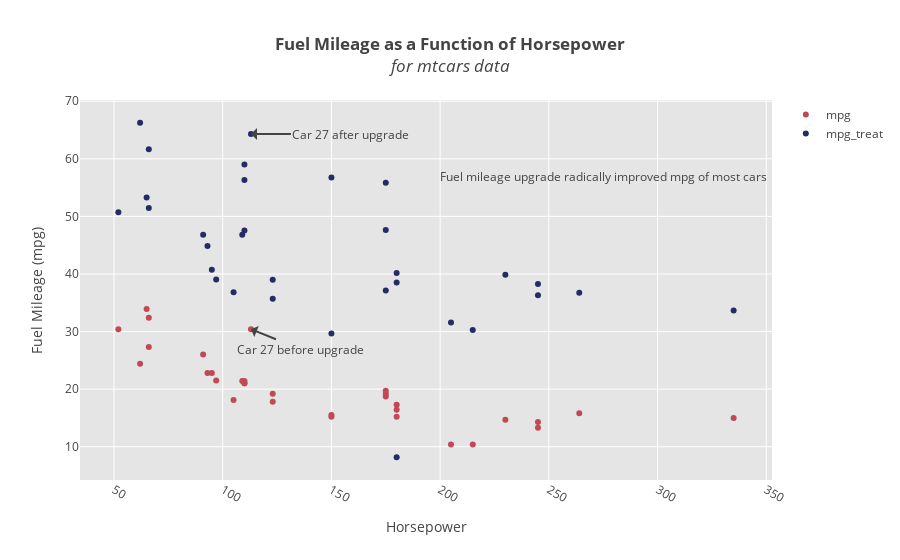

Here is the notebook cell this chart was saved with:
### Code cell
# build graph args 
args['in_data'] = in_data
args['names'] = names
args['colors'] = colors
args['title'] = '<b>Fuel Mileage as a Function of Horsepower</b><br><i>for mtcars data</i>'
args['xlab'] = 'Horsepower'
args['ylab'] = 'Fuel Mileage (mpg)'
text = 'Fuel mileage upgrade radically improved mpg of most cars'
c1 = {'text':'Car 27 before upgrade', 'x':113, 'y':30.4, 'showarrow':True, 'ax':50, 'ay':20}
c2 = {'text':'Car 27 after upgrade', 'x':113, 'y':64.30, 'showarrow':True, 'ax':100, 'ay':0}
args['annotations'] = [{'text':text, 'x':275, 'y':57, 'showarrow':False}, c1, c2]

# display plot
fig = scatterplot.create_graph(**args)

### Figure 1 — Plotly figure (JSON) as saved in the notebook; plotly's stock layout.template omitted (floating-point values rounded to 4 significant figures)
{"data": [{"marker": {"color": ["#C14953", "#C14953", "#C14953", "#C14953", "#C14953", "#C14953", "#C14953", "#C14953", "#C14953", "#C14953", "#C14953", "#C14953", "#C14953", "#C14953", "#C14953", "#C14953", "#C14953", "#C14953", "#C14953", "#C14953", "#C14953", "#C14953", "#C14953", "#C14953", "#C14953", "#C14953", "#C14953", "#C14953", "#C14953", "#C14953", "#C14953", "#C14953"]}, "mode": "markers", "name": "mpg", "text": ["Car ID 0<br># Cylinders: 6.0<br># Carbs: 4.0<br># Gears: 4.0<br>Weight: 2.62", "Car ID 1<br># Cylinders: 6.0<br># Carbs: 4.0<br># Gears: 4.0<br>Weight: 2.875", "Car ID 2<br># Cylinders: 4.0<br># Carbs: 1.0<br># Gears: 4.0<br>Weight: 2.32", "Car ID 3<br># Cylinders: 6.0<br># Carbs: 1.0<br># Gears: 3.0<br>Weight: 3.215", "Car ID 4<br># Cylinders: 8.0<br># Carbs: 2.0<br># Gears: 3.0<br>Weight: 3.44", "Car ID 5<br># Cylinders: 6.0<br># Carbs: 1.0<br># Gears: 3.0<br>Weight: 3.46", "Car ID 6<br># Cylinders: 8.0<br># Carbs: 4.0<br># Gears: 3.0<br>Weight: 3.57", "Car ID 7<br># Cylinders: 4.0<br># Carbs: 2.0<br># Gears: 4.0<br>Weight: 3.19", "Car ID 8<br># Cylinders: 4.0<br># Carbs: 2.0<br># Gears: 4.0<br>Weight: 3.15", "Car ID 9<br># Cylinders: 6.0<br># Carbs: 4.0<br># Gears: 4.0<br>Weight: 3.44", "Car ID 10<br># Cylinders: 6.0<br># Carbs: 4.0<br># Gears: 4.0<br>Weight: 3.44", "Car ID 11<br># Cylinders: 8.0<br># Carbs: 3.0<br># Gears: 3.0<br>Weight: 4.07", "Car ID 12<br># Cylinders: 8.0<br># Carbs: 3.0<br># Gears: 3.0<br>Weight: 3.73", "Car ID 13<br># Cylinders: 8.0<br># Carbs: 3.0<br># Gears: 3.0<br>Weight: 3.78", "Car ID 14<br># Cylinders: 8.0<br># Carbs: 4.0<br># Gears: 3.0<br>Weight: 5.25", "Car ID 15<br># Cylinders: 8.0<br># Carbs: 4.0<br># Gears: 3.0<br>Weight: 5.4239999999999995", "Car ID 16<br># Cylinders: 8.0<br># Carbs: 4.0<br># Gears: 3.0<br>Weight: 5.345", "Car ID 17<br># Cylinders: 4.0<br># Carbs: 1.0<br># Gears: 4.0<br>Weight: 2.2", "Car ID 18<br># Cylinders: 4.0<br># Carbs: 2.0<br># Gears: 4.0<br>Weight: 1.615", "Car ID 19<br># Cylinders: 4.0<br># Carbs: 1.0<br># Gears: 4.0<br>Weight: 1.835", "Car ID 20<br># Cylinders: 4.0<br># Carbs: 1.0<br># Gears: 3.0<br>Weight: 2.465", "Car ID 21<br># Cylinders: 8.0<br># Carbs: 2.0<br># Gears: 3.0<br>Weight: 3.52", "Car ID 22<br># Cylinders: 8.0<br># Carbs: 2.0<br># Gears: 3.0<br>Weight: 3.435", "Car ID 23<br># Cylinders: 8.0<br># Carbs: 4.0<br># Gears: 3.0<br>Weight: 3.84", "Car ID 24<br># Cylinders: 8.0<br># Carbs: 2.0<br># Gears: 3.0<br>Weight: 3.845", "Car ID 25<br># Cylinders: 4.0<br># Carbs: 1.0<br># Gears: 4.0<br>Weight: 1.935", "Car ID 26<br># Cylinders: 4.0<br># Carbs: 2.0<br># Gears: 5.0<br>Weight: 2.14", "Car ID 27<br># Cylinders: 4.0<br># Carbs: 2.0<br># Gears: 5.0<br>Weight: 1.5130000000000001", "Car ID 28<br># Cylinders: 8.0<br># Carbs: 4.0<br># Gears: 5.0<br>Weight: 3.17", "Car ID 29<br># Cylinders: 6.0<br># Carbs: 6.0<br># Gears: 5.0<br>Weight: 2.77", "Car ID 30<br># Cylinders: 8.0<br># Carbs: 8.0<br># Gears: 5.0<br>Weight: 3.57", "Car ID 31<br># Cylinders: 4.0<br># Carbs: 2.0<br># Gears: 4.0<br>Weight: 2.78"], "type": "scatter", "uid": "62dd3f43-3925-4da1-a219-2d55fe7ff55c", "x": [110, 110, 93, 110, 175, 105, 245, 62, 95, 123, 123, 180, 180, 180, 205, 215, 230, 66, 52, 65, 97, 150, 150, 245, 175, 66, 91, 113, 264, 175, 335, 109], "y": [21, 21, 22.8, 21.4, 18.7, 18.1, 14.3, 24.4, 22.8, 19.2, 17.8, 16.4, 17.3, 15.2, 10.4, 10.4, 14.7, 32.4, 30.4, 33.9, 21.5, 15.5, 15.2, 13.3, 19.2, 27.3, 26, 30.4, 15.8, 19.7, 15, 21.4]}, {"marker": {"color": ["#232C65", "#232C65", "#232C65", "#232C65", "#232C65", "#232C65", "#232C65", "#232C65", "#232C65", "#232C65", "#232C65", "#232C65", "#232C65", "#232C65", "#232C65", "#232C65", "#232C65", "#232C65", "#232C65", "#232C65", "#232C65", "#232C65", "#232C65", "#232C65", "#232C65", "#232C65", "#232C65", "#232C65", "#232C65", "#232C65", "#232C65", "#232C65"]}, "mode": "markers", "name": "mpg_treat", "text": ["Car ID 0<br># Cylinders: 6.0<br># Carbs: 4.0<br># Gears: 4.0<br>Weight: 2.62", "Car ID 1<br># Cylinders: 6.0<br># Carbs: 4.0<br># Gears: 4.0<br>Weight: 2.875", "Car ID 2<br># Cylinders: 4.0<br># Carbs: 1.0<br># Gears: 4.0<br>Weight: 2.32", "Car ID 3<br># Cylinders: 6.0<br># Carbs: 1.0<br># Gears: 3.0<br>Weight: 3.215", "Car ID 4<br># Cylinders: 8.0<br># Carbs: 2.0<br># Gears: 3.0<br>Weight: 3.44", "Car ID 5<br># Cylinders: 6.0<br># Carbs: 1.0<br># Gears: 3.0<br>Weight: 3.46", "Car ID 6<br># Cylinders: 8.0<br># Carbs: 4.0<br># Gears: 3.0<br>Weight: 3.57", "Car ID 7<br># Cylinders: 4.0<br># Carbs: 2.0<br># Gears: 4.0<br>Weight: 3.19", "Car ID 8<br># Cylinders: 4.0<br># Carbs: 2.0<br># Gears: 4.0<br>Weight: 3.15", "Car ID 9<br># Cylinders: 6.0<br># Carbs: 4.0<br># Gears: 4.0<br>Weight: 3.44", "Car ID 10<br># Cylinders: 6.0<br># Carbs: 4.0<br># Gears: 4.0<br>Weight: 3.44", "Car ID 11<br># Cylinders: 8.0<br># Carbs: 3.0<br># Gears: 3.0<br>Weight: 4.07", "Car ID 12<br># Cylinders: 8.0<br># Carbs: 3.0<br># Gears: 3.0<br>Weight: 3.73", "Car ID 13<br># Cylinders: 8.0<br># Carbs: 3.0<br># Gears: 3.0<br>Weight: 3.78", "Car ID 14<br># Cylinders: 8.0<br># Carbs: 4.0<br># Gears: 3.0<br>Weight: 5.25", "Car ID 15<br># Cylinders: 8.0<br># Carbs: 4.0<br># Gears: 3.0<br>Weight: 5.4239999999999995", "Car ID 16<br># Cylinders: 8.0<br># Carbs: 4.0<br># Gears: 3.0<br>Weight: 5.345", "Car ID 17<br># Cylinders: 4.0<br># Carbs: 1.0<br># Gears: 4.0<br>Weight: 2.2", "Car ID 18<br># Cylinders: 4.0<br># Carbs: 2.0<br># Gears: 4.0<br>Weight: 1.615", "Car ID 19<br># Cylinders: 4.0<br># Carbs: 1.0<br># Gears: 4.0<br>Weight: 1.835", "Car ID 20<br># Cylinders: 4.0<br># Carbs: 1.0<br># Gears: 3.0<br>Weight: 2.465", "Car ID 21<br># Cylinders: 8.0<br># Carbs: 2.0<br># Gears: 3.0<br>Weight: 3.52", "Car ID 22<br># Cylinders: 8.0<br># Carbs: 2.0<br># Gears: 3.0<br>Weight: 3.435", "Car ID 23<br># Cylinders: 8.0<br># Carbs: 4.0<br># Gears: 3.0<br>Weight: 3.84", "Car ID 24<br># Cylinders: 8.0<br># Carbs: 2.0<br># Gears: 3.0<br>Weight: 3.845", "Car ID 25<br># Cylinders: 4.0<br># Carbs: 1.0<br># Gears: 4.0<br>Weight: 1.935", "Car ID 26<br># Cylinders: 4.0<br># Carbs: 2.0<br># Gears: 5.0<br>Weight: 2.14", "Car ID 27<br># Cylinders: 4.0<br># Carbs: 2.0<br># Gears: 5.0<br>Weight: 1.5130000000000001", "Car ID 28<br># Cylinders: 8.0<br># Carbs: 4.0<br># Gears: 5.0<br>Weight: 3.17", "Car ID 29<br># Cylinders: 6.0<br># Carbs: 6.0<br># Gears: 5.0<br>Weight: 2.77", "Car ID 30<br># Cylinders: 8.0<br># Carbs: 8.0<br># Gears: 5.0<br>Weight: 3.57", "Car ID 31<br># Cylinders: 4.0<br># Carbs: 2.0<br># Gears: 4.0<br>Weight: 2.78"], "type": "scatter", "uid": "2789aa18-9c26-4807-a152-7992b473a431", "x": [110, 110, 93, 110, 175, 105, 245, 62, 95, 123, 123, 180, 180, 180, 205, 215, 230, 66, 52, 65, 97, 150, 150, 245, 175, 66, 91, 113, 264, 175, 335, 109], "y": [56.33, 47.54, 44.87, 59.01, 47.63, 36.84, 38.26, 66.26, 40.73, 38.99, 35.71, 38.53, 40.15, 8.168, 31.55, 30.27, 39.86, 61.64, 50.72, 53.28, 39.04, 29.68, 56.75, 36.28, 37.12, 51.48, 46.8, 64.29, 36.76, 55.84, 33.67, 46.8]}], "layout": {"annotations": [{"showarrow": false, "text": "Fuel mileage upgrade radically improved mpg of most cars", "x": 275, "y": 57}, {"ax": 50, "ay": 20, "showarrow": true, "text": "Car 27 before upgrade", "x": 113, "y": 30.4}, {"ax": 100, "ay": 0, "showarrow": true, "text": "Car 27 after upgrade", "x": 113, "y": 64.3}], "hovermode": "closest", "plot_bgcolor": "rgb(229, 229, 229)", "title": "<b>Fuel Mileage as a Function of Horsepower</b><br><i>for mtcars data</i>", "xaxis": {"gridcolor": "rgb(255,255,255)", "tickangle": 30, "title": "Horsepower", "zerolinecolor": "rgb(255,255,255)"}, "yaxis": {"gridcolor": "rgb(255,255,255)", "title": "Fuel Mileage (mpg)", "zerolinecolor": "rgb(255,255,255)"}}}
